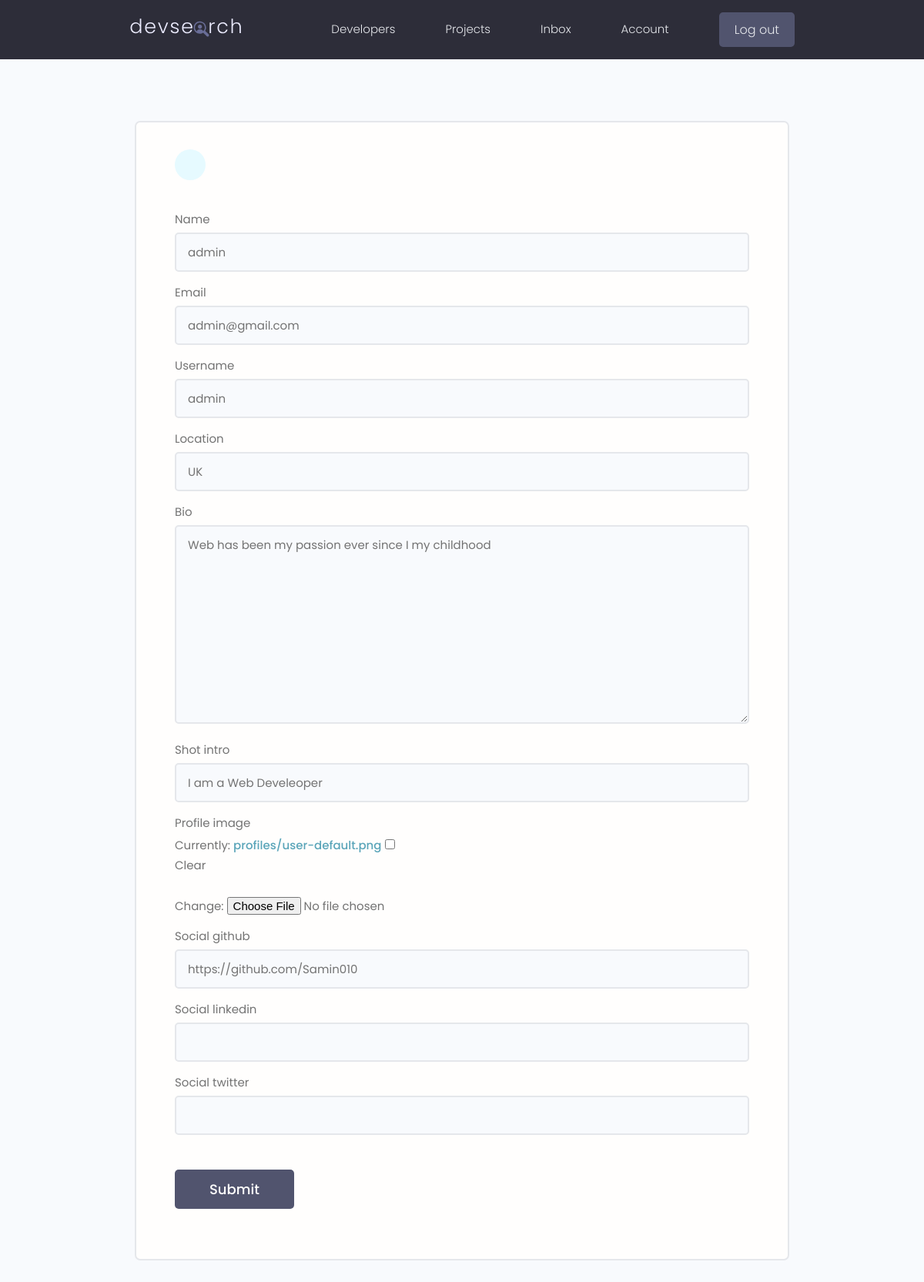
The app's page /edit-account/ (signed in) with its own data.
### users/models.py (models this page shows, shortened)
class Profile(models.Model):
   user=models.OneToOneField(User, on_delete=models.CASCADE,null=True,blank=True)
   name=models.CharField(max_length=200,blank=True,null=True)
   email=models.EmailField(max_length=500,blank=True,null=True)
   username=models.CharField(max_length=200,blank=True,null=True)
   location=models.CharField(max_length=200,blank=True,null=True)
   shot_intro=models.CharField(max_length=200,blank=True,null=True)
   bio=models.TextField(blank=True,null=True)
   profile_image=models.ImageField(null=True,blank=True,upload_to='profiles/',default='profiles/user-default.png')
   social_github=models.CharField(max_length=200,blank=True,null=True)
   social_twitter=models.CharField(max_length=200,blank=True,null=True)
   social_linkedin=models.CharField(max_length=200,blank=True,null=True)
   social_youtube=models.CharField(max_length=200,blank=True,null=True)
   created=models.DateTimeField(auto_now_add=True)
   id=models.UUIDField(default=uuid.uuid4,unique=True,primary_key=True,editable=False)

### users/views.py (the view)
# urls.py: path('edit-account/',views.editAccount,name="edit-account"),
@login_required(login_url='login')
def editAccount(request):
  profile=request.user.profile
  form=ProfileForm(instance=profile)
  if request.method=='POST':
    form=ProfileForm(request.POST,request.FILES,instance=profile)
    if form.is_valid():
      form.save()
      return redirect('account')
  context={'form':form}
  return render(request,'users/profile_form.html',context)

### users/forms.py
class ProfileForm(ModelForm):
   class Meta:
     model=Profile
     fields= ['name','email','username','location','bio','shot_intro','profile_image','social_github','social_linkedin','social_twitter']
   def __init__(self,*args,**kwargs):
      super(ProfileForm,self).__init__(*args,**kwargs)
      for name,field in self.fields.items():
         field.widget.attrs.update({'class':'input'})

### users/templates/users/profile_form.html (shortened to what this page needs)
{% extends 'main.html' %}
{% block content %}
 <main class="formPage my-xl">
  <div class="content-box">
      <div class="formWrapper">
          <a class="backButton" href="{% url 'account' %}"></a>
          <br>
          <form class="form" action="{% url 'edit-account' %}" method="POST" enctype="multipart/form-data">
            {% for field in form %}
            <div class="form__field">
              <label for="formInput#text">{{field.label}} </label>
              {{field}}
           </div>
            {% endfor %}
              <input class="btn btn--sub btn--lg  my-md" type="submit" value="Submit" />
          </form>
      </div>
  </div>
</main>
{% endblock %}

### static/styles/app.css (style rules this page uses)
:root { --color-sub: #2d2d39; }
.btn--sub { background-color: var(--color-sub-light); }
.content-box { width: 95%; max-width: 85rem; margin: 0 auto; }
.backButton { background: var(--color-main-light); color: var(--color-main); width: 4rem; height: 4rem; display: flex; align-items: center; justify-content: center; border-radius: 50%; }
.formPage .formWrapper { list-style: none; background: var(--color-white); padding: 3.5rem 5rem; border: 2px solid var(--color-light); border-radius: 0.7rem; }

### static/uikit/styles/modules/_variables.css (style rules this page uses)
:root { --color-main: #5aa5b9; --color-main-light: #e6faff; --color-sub: #3f4156; --color-sub-light: #51546e; --color-sub-lighter: #ededfd; --color-text: #737373; --color-gray: #8b8b8b; --color-light: #e5e7eb; --color-light-gray: #767676; --color-bg: #f8fafd; --color-white: #fffefd; --color-white-light: #f3f3f3; --color-success: #359e64; --color-success-bg: #def8e8; --color-error: #fc4b0b; --color-error-bg: #fff2ee; --font-base: 'Poppins', arial, helvetica, 'Segoe UI', roboto, ubuntu, sans-serif; --font-monospace: 'Fira Code', 'Courier New', courier, monospace; --font-regular: 300; --font-medium: 500; --font-bold: 700; --generic-shadow: 1px 1px 5px #00000010; --generic-transition: all 0.3s ease-in-out; }

### static/uikit/styles/modules/_base.css (style rules this page uses)
* { margin: 0; padding: 0; box-sizing: border-box; text-rendering: optimizeLegibility; color: inherit; font-size: inherit; }
html { font-size: 50%; }
@media only screen and (min-width: 480px) { html { font-size: 56.25%; } }
@media only screen and (min-width: 1200px) { html { font-size: 62.5%; } }
body { line-height: 1.6; font-weight: 400; font-size: 1.5rem; color: var(--color-text); background-color: var(--color-bg); min-height: 100vh; }

### static/uikit/styles/modules/_typography.css (style rules this page uses)
* { font-family: var(--font-base); }
a { padding-bottom: 2px; text-decoration: none; display: inline-block; color: var(--color-main); font-weight: var(--font-medium); }

### static/uikit/styles/modules/_utilities.css (style rules this page uses)
.my-md { margin: 3rem auto; }
.my-xl { margin: 8rem auto; }

### static/uikit/styles/modules/_button.css (style rules this page uses)
.btn { display: inline-block; position: relative; cursor: pointer; background-color: var(--color-light); font-weight: var(--font-medium); color: var(--color-sub); text-decoration: none; padding: 1rem 2rem; border-radius: 0.5rem; border: none; width: -webkit-fit-content; width: -moz-fit-content; width: fit-content; height: -webkit-fit-content; height: -moz-fit-content; height: fit-content; font-size: 1.6rem; outline-width: 0; outline-color: transparent; -webkit-backface-visibility: hidden; backface-visibility: hidden; transition: all 0.3s ease-in-out; }
.btn--sub { background-color: var(--color-sub); color: var(--color-white); }
.btn--lg { font-size: 1.8rem; padding: 1.2rem 4.5rem; }

### static/uikit/styles/modules/_form.css (style rules this page uses)
.form { display: block; }
.form__field { margin-top: 1.5rem; margin-bottom: 1.5rem; }
.form__label, .form__field > label { display: block; margin-bottom: 0.5rem; color: var(--color-text); }
input.input[type='text'], input.input[type='email'], input.input[type='password'], input.input[type='number'], textarea.input { min-width: 24rem; width: 100%; padding: 1.2rem 1.5rem; border-radius: 0.5rem; border: 2px solid var(--color-light); transition: all 0.3s ease-in-out; background-color: var(--color-bg); }

### records on screen
Profile: form "admin" "admin@gmail.com" "admin" "UK" "Web has been my passion ever since I my childhood" "I am a Web Develeoper" "https://github.com/Samin010"

### other values on screen
{{ field.label }} "Name" "Email" "Username" "Location" "Bio" "Shot intro" "Profile image" "Social github" "Social linkedin" "Social twitter"
